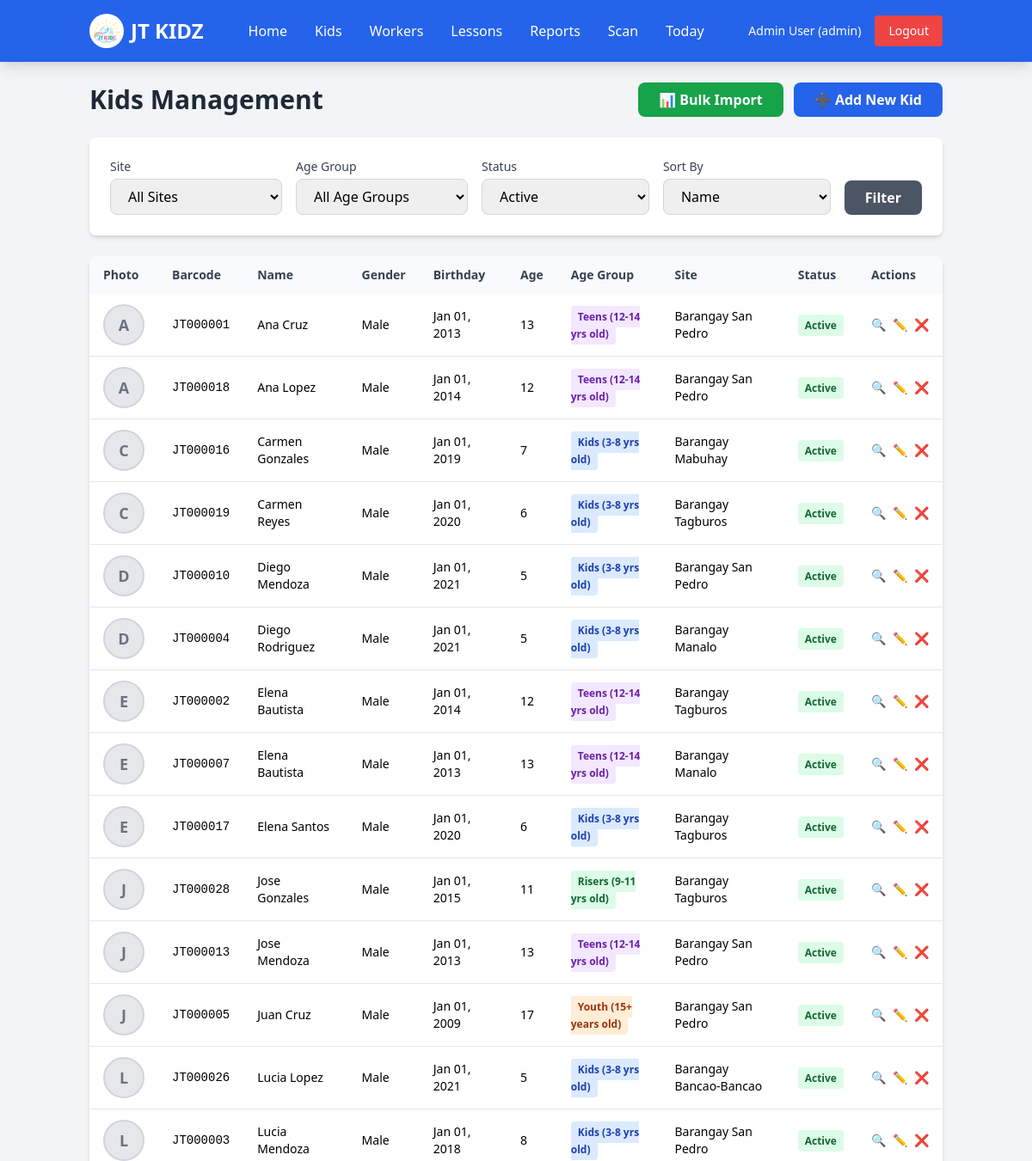
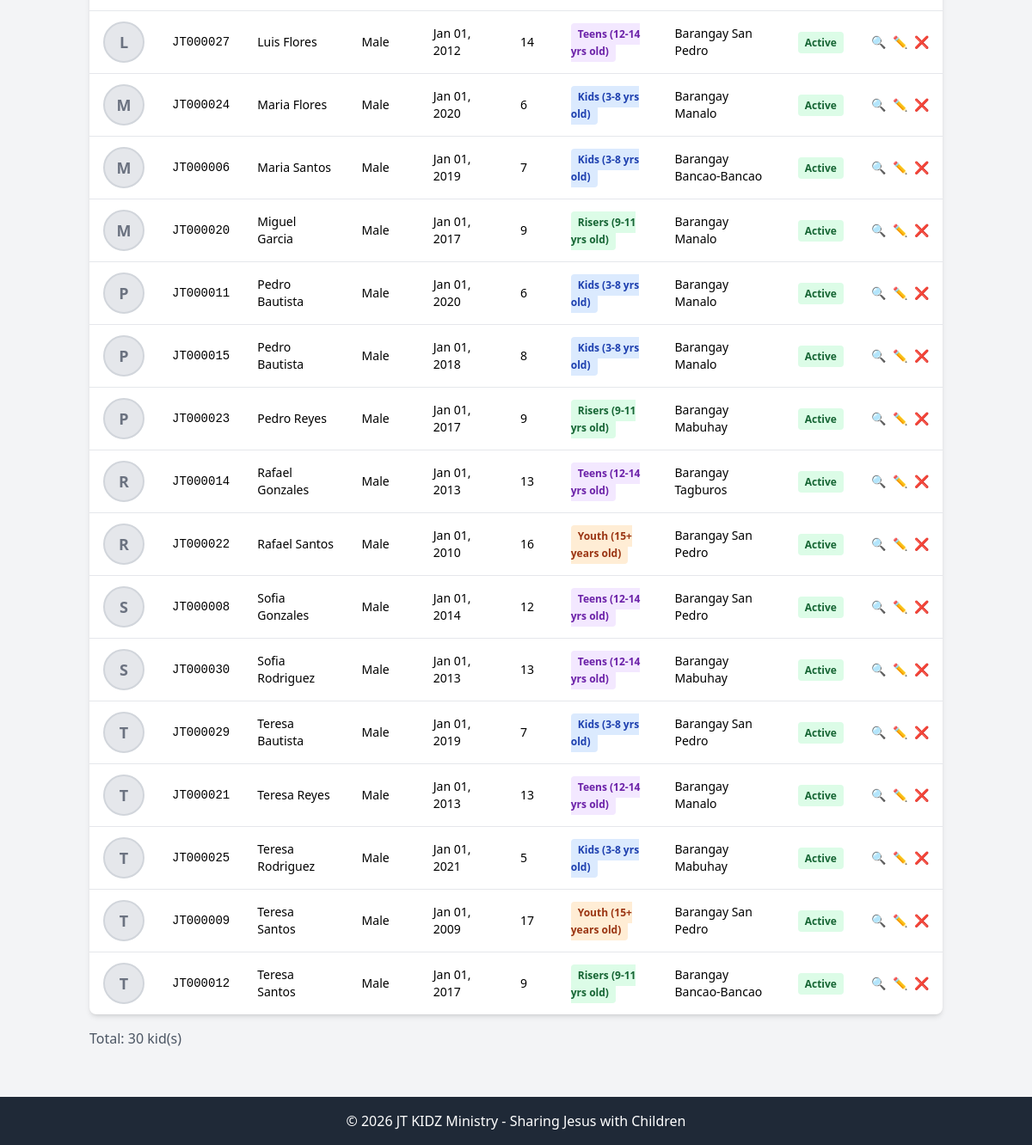
Page /kids/ (signed in) on the earlier database version (2 pictures, top to bottom).
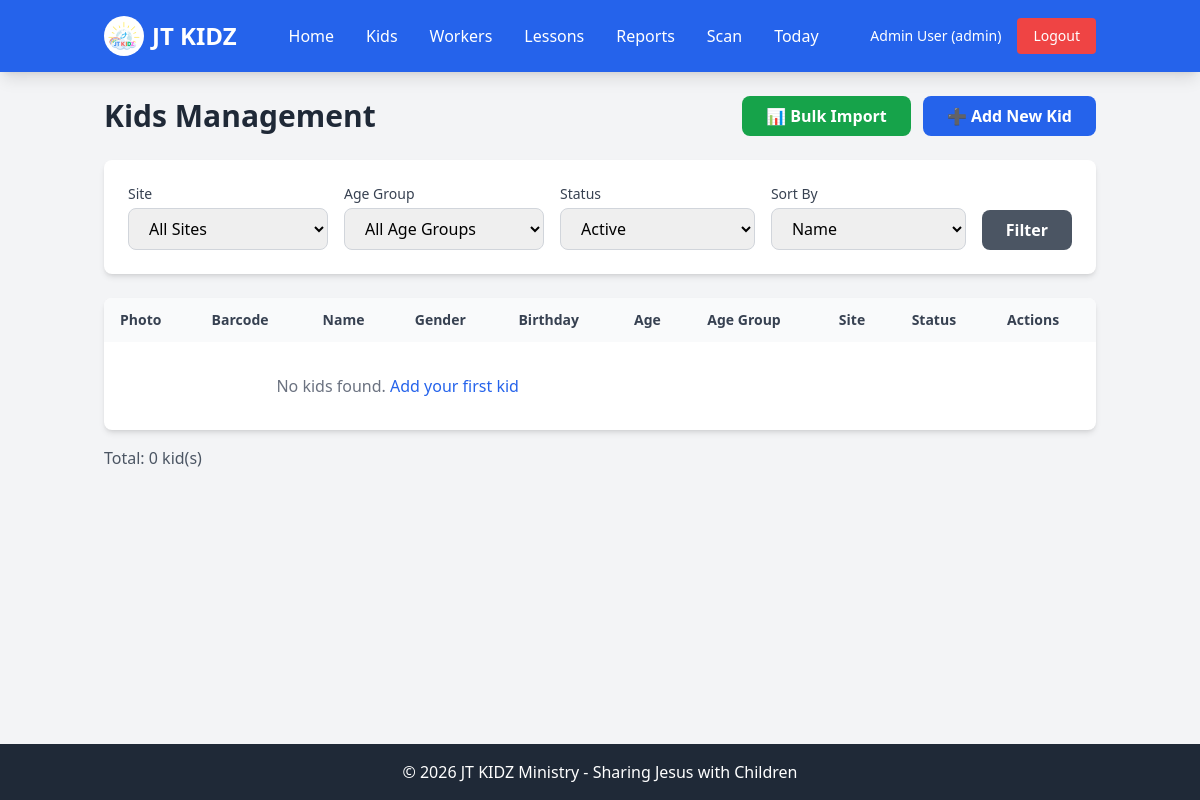
Same page on the later database version.
### models.py (models this page shows, shortened)
class User(db.Model):
    __tablename__ = 'users'
    id = db.Column(db.Integer, primary_key=True)
    name = db.Column(db.String(100), nullable=False)
    email = db.Column(db.String(120), unique=True, nullable=False)
    password = db.Column(db.String(255), nullable=False)
    role = db.Column(db.String(20), nullable=False, default='staff')  # 'admin' or 'staff'
    assigned_sites = db.Column(db.Text, nullable=True)  # JSON array of assigned sites for staff
    created_at = db.Column(db.DateTime, default=datetime.utcnow)

class Kid(db.Model):
    __tablename__ = 'kids'
    id = db.Column(db.Integer, primary_key=True)
    full_name = db.Column(db.String(100), nullable=False)
    birthday = db.Column(db.Date, nullable=True)  # New: Birthday field
    gender = db.Column(db.String(10), nullable=True)  # New: 'Male' or 'Female'
    profile_pic = db.Column(db.String(255), nullable=True)  # New: Profile picture filename
    site = db.Column(db.String(100), nullable=False)
    barcode = db.Column(db.String(50), unique=True, nullable=False)
    status = db.Column(db.String(20), nullable=False, default='active')  # 'active' or 'inactive'
    created_at = db.Column(db.DateTime, default=datetime.utcnow)
    attendance_records = db.relationship('Attendance', backref='kid', lazy=True)
    @property
    def age(self):
        if not self.birthday:
            return 0
        from datetime import date
        today = date.today()
        age = today.year - self.birthday.year
        if (today.month, today.day) < (self.birthday.month, self.birthday.day):
            age -= 1
        return age
    @property
    def age_group(self):
        current_age = self.age
        if 3 <= current_age <= 8:
            return 'Kids (3-8 yrs old)'
        elif 9 <= current_age <= 11:
            return 'Risers (9-11 yrs old)'
        elif 12 <= current_age <= 14:
            return 'Teens (12-14 yrs old)'
        elif current_age >= 15:
            return 'Youth (15+ years old)'
        else:
            return 'Other'

### blueprints/kids.py (the view)
@kids_bp.route('/')
@login_required
def list_kids():
    site_filter = request.args.get('site', '')
    status_filter = request.args.get('status', 'active')
    age_group_filter = request.args.get('age_group', '')
    sort_by = request.args.get('sort', 'name')  # New: sort parameter
    current_user = User.query.get(session['user_id'])
    query = Kid.query
    if current_user.role == 'staff':
        assigned_sites = current_user.get_assigned_sites()
        if assigned_sites:
            query = query.filter(Kid.site.in_(assigned_sites))
        else:
            query = query.filter(Kid.id == -1)
    if site_filter:
        query = query.filter_by(site=site_filter)
    if status_filter:
        query = query.filter_by(status=status_filter)
    kids = query.all()
    if age_group_filter == 'kids':
        kids = [k for k in kids if 3 <= k.age <= 8]
    elif age_group_filter == 'risers':
        kids = [k for k in kids if 9 <= k.age <= 11]
    elif age_group_filter == 'teens':
        kids = [k for k in kids if 12 <= k.age <= 13]
    elif age_group_filter == 'youth':
        kids = [k for k in kids if k.age >= 14]
    elif age_group_filter == 'other':
        kids = [k for k in kids if k.age < 3]
    if sort_by == 'barcode':
        kids = sorted(kids, key=lambda k: k.barcode)
    elif sort_by == 'gender':
        kids = sorted(kids, key=lambda k: (k.gender or 'ZZZ', k.full_name))  # Gender then name
    else:  # default: sort by name
        kids = sorted(kids, key=lambda k: k.full_name)
    if current_user.role == 'admin':
        sites = db.session.query(Kid.site).distinct().order_by(Kid.site).all()
    else:
        assigned_sites = current_user.get_assigned_sites()
        sites = [(s,) for s in assigned_sites]
    sites = [s[0] for s in sites]
    return render_template('kids_list.html', kids=kids, sites=sites,
                          current_site=site_filter, current_status=status_filter,
                          current_age_group=age_group_filter, current_sort=sort_by)

### app.py (called while the page is built)
@app.context_processor
def inject_user():
    return dict(
        current_user_name=session.get('user_name'),
        current_user_role=session.get('user_role')
    )

### blueprints/auth.py (called while the page is built)
def login_required(f):
    @wraps(f)
    def decorated_function(*args, **kwargs):
        if 'user_id' not in session:
            flash('Please log in to access this page.', 'warning')
            return redirect(url_for('auth.login'))
        return f(*args, **kwargs)
    return decorated_function

### templates/kids_list.html (shortened to what this page needs)
{% extends "base.html" %}
{% block content %}
<div class="mb-6">
    <div class="flex justify-between items-center">
        <h1 class="text-3xl font-bold text-gray-800">Kids Management</h1>
        <div class="flex space-x-3">
            <a href="{{ url_for('kids.bulk_import') }}" class="bg-green-600 hover:bg-green-700 text-white font-semibold py-2 px-6 rounded-lg">
                📊 Bulk Import
            </a>
            <a href="{{ url_for('kids.add_kid') }}" class="bg-blue-600 hover:bg-blue-700 text-white font-semibold py-2 px-6 rounded-lg">
                ➕ Add New Kid
            </a>
        </div>
    </div>
</div>
<div class="bg-white rounded-lg shadow-md p-6 mb-6">
    <form method="GET" class="flex flex-wrap gap-4">
        <div class="flex-1 min-w-[200px]">
            <label class="block text-sm font-medium text-gray-700 mb-1">Site</label>
            <select name="site" class="w-full px-4 py-2 border border-gray-300 rounded-lg focus:outline-none focus:ring-2 focus:ring-blue-500">
                <option value="">All Sites</option>
            </select>
        </div>
        <div class="flex-1 min-w-[200px]">
            <label class="block text-sm font-medium text-gray-700 mb-1">Age Group</label>
            <select name="age_group" class="w-full px-4 py-2 border border-gray-300 rounded-lg focus:outline-none focus:ring-2 focus:ring-blue-500">
                <option value="">All Age Groups</option>
            </select>
        </div>
        <div class="flex-1 min-w-[150px]">
            <label class="block text-sm font-medium text-gray-700 mb-1">Status</label>
            <select name="status" class="w-full px-4 py-2 border border-gray-300 rounded-lg focus:outline-none focus:ring-2 focus:ring-blue-500">
                <option value="active" {% if current_status == 'active' %}selected{% endif %}>Active</option>
            </select>
        </div>
        <div class="flex-1 min-w-[150px]">
            <label class="block text-sm font-medium text-gray-700 mb-1">Sort By</label>
            <select name="sort" class="w-full px-4 py-2 border border-gray-300 rounded-lg focus:outline-none focus:ring-2 focus:ring-blue-500">
                <option value="name" {% if current_sort == 'name' %}selected{% endif %}>Name</option>
            </select>
        </div>
        <div class="flex items-end">
            <button type="submit" class="bg-gray-600 hover:bg-gray-700 text-white font-semibold py-2 px-6 rounded-lg">
                Filter
            </button>
        </div>
    </form>
</div>
<div class="bg-white rounded-lg shadow-md overflow-hidden">
    <div class="overflow-x-auto">
        <table class="w-full">
            <thead class="bg-gray-50">
                <tr>
                    <th class="px-4 py-3 text-left text-sm font-semibold text-gray-700">Photo</th>
                    <th class="px-4 py-3 text-left text-sm font-semibold text-gray-700">Barcode</th>
                    <th class="px-4 py-3 text-left text-sm font-semibold text-gray-700">Name</th>
                    <th class="px-4 py-3 text-left text-sm font-semibold text-gray-700">Gender</th>
                    <th class="px-4 py-3 text-left text-sm font-semibold text-gray-700">Birthday</th>
                    <th class="px-4 py-3 text-left text-sm font-semibold text-gray-700">Age</th>
                    <th class="px-4 py-3 text-left text-sm font-semibold text-gray-700">Age Group</th>
                    <th class="px-4 py-3 text-left text-sm font-semibold text-gray-700">Site</th>
                    <th class="px-4 py-3 text-left text-sm font-semibold text-gray-700">Status</th>
                    <th class="px-4 py-3 text-left text-sm font-semibold text-gray-700">Actions</th>
                </tr>
            </thead>
            <tbody class="divide-y divide-gray-200">
                {% if kids %}
                    {% for kid in kids %}
                    <tr class="hover:bg-gray-50">
                        <td class="px-4 py-3">
                            {% if kid.profile_pic %}
                            <img src="{{ url_for('static', filename='img/profiles/' + kid.profile_pic) }}"
                                 alt="{{ kid.full_name }}"
                                 class="w-12 h-12 object-cover rounded-full border-2 border-gray-300">
                            {% else %}
                            <div class="w-12 h-12 bg-gray-200 rounded-full flex items-center justify-center border-2 border-gray-300">
                                <span class="text-gray-500 font-semibold text-lg">{{ kid.full_name[0] }}</span>
                            </div>
                            {% endif %}
                        </td>
                        <td class="px-4 py-3 text-sm font-mono">{{ kid.barcode }}</td>
                        <td class="px-4 py-3 text-sm font-medium">{{ kid.full_name }}</td>
                        <td class="px-4 py-3 text-sm">
                            {% if kid.gender %}
                            <span>{{ kid.gender }}</span>
                            {% else %}
                            <span class="text-gray-400">-</span>
                            {% endif %}
                        </td>
                        <td class="px-4 py-3 text-sm">
                            {% if kid.birthday %}
                            <span>{{ kid.birthday.strftime('%b %d, %Y') }}</span>
                            {% else %}
                            <span class="text-gray-400">-</span>
                            {% endif %}
                        </td>
                        <td class="px-4 py-3 text-sm">{{ kid.age }}</td>
                        <td class="px-4 py-3 text-sm">
                            <span class="{% if kid.age_group == 'Kids (3-8 yrs old)' %}bg-blue-100 text-blue-800{% elif kid.age_group == 'Risers (9-11 yrs old)' %}bg-green-100 text-green-800{% elif kid.age_group == 'Teens (12-14 yrs old)' %}bg-purple-100 text-purple-800{% elif kid.age_group == 'Youth (15+ years old)' %}bg-orange-100 text-orange-800{% else %}bg-gray-100 text-gray-800{% endif %} text-xs font-semibold px-2 py-1 rounded">
                                {{ kid.age_group }}
                            </span>
                        </td>
                        <td class="px-4 py-3 text-sm">{{ kid.site }}</td>
                        <td class="px-4 py-3 text-sm">
                            {% if kid.status == 'active' %}
                            <span class="bg-green-100 text-green-800 text-xs font-semibold px-2 py-1 rounded">Active</span>
                            {% else %}
                            <span class="bg-gray-100 text-gray-800 text-xs font-semibold px-2 py-1 rounded">Inactive</span>
                            {% endif %}
                        </td>
                        <td class="px-4 py-3 text-sm">
                            <div class="flex space-x-2">
                                <a href="{{ url_for('kids.view_barcode', kid_id=kid.id) }}" class="text-blue-600 hover:text-blue-800" title="View Barcode">🔍</a>
                                <a href="{{ url_for('kids.edit_kid', kid_id=kid.id) }}" class="text-yellow-600 hover:text-yellow-800" title="Edit">✏️</a>
                                {% if kid.status == 'active' %}
                                <a href="{{ url_for('kids.deactivate_kid', kid_id=kid.id) }}" class="text-red-600 hover:text-red-800" onclick="return confirm('Deactivate this kid?')" title="Deactivate">❌</a>
                                {% else %}
                                <a href="{{ url_for('kids.activate_kid', kid_id=kid.id) }}" class="text-green-600 hover:text-green-800" title="Activate">✅</a>
                                {% endif %}
                            </div>
                        </td>
                    </tr>
                    {% endfor %}
                {% else %}
                    <tr>
                        <td colspan="6" class="px-4 py-8 text-center text-gray-500">
                            No kids found. <a href="{{ url_for('kids.add_kid') }}" class="text-blue-600 hover:underline">Add your first kid</a>
                        </td>
                    </tr>
                {% endif %}
            </tbody>
        </table>
    </div>
</div>
<div class="mt-4 text-gray-600">
    <p>Total: {{ kids|length }} kid(s)</p>
</div>
{% endblock %}

### templates/base.html (shortened to what this page needs)
<!DOCTYPE html>
<html lang="en">
<head>
    <script src="https://cdn.tailwindcss.com"></script>
</head>
<body class="bg-gray-100">
    {% if current_user_name %}
    <nav class="bg-blue-600 text-white shadow-lg no-print">
        <div class="container mx-auto px-4">
            <div class="flex items-center justify-between py-4">
                <div class="flex items-center space-x-2">
                    <a href="{{ url_for('dashboard') }}" class="flex items-center space-x-2">
                        <img src="{{ url_for('static', filename='img/logo.png') }}" alt="JT KIDZ Logo" class="h-10 w-10 rounded-full bg-white p-1" onerror="this.style.display='none'">
                        <span class="text-xl md:text-2xl font-bold">JT KIDZ</span>
                    </a>
                </div>
                <div class="hidden md:flex items-center space-x-4">
                    <a href="{{ url_for('dashboard') }}" class="hover:text-blue-200 px-2 py-1">Home</a>
                    {% if current_user_role == 'admin' %}
                    <a href="{{ url_for('kids.list_kids') }}" class="hover:text-blue-200 px-2 py-1">Kids</a>
                    <a href="{{ url_for('users.list_users') }}" class="hover:text-blue-200 px-2 py-1">Workers</a>
                    <a href="{{ url_for('lessons.manage_lessons') }}" class="hover:text-blue-200 px-2 py-1">Lessons</a>
                    <a href="{{ url_for('reports.lesson_report') }}" class="hover:text-blue-200 px-2 py-1">Reports</a>
                    {% else %}
                    <a href="{{ url_for('kids.list_kids') }}" class="hover:text-blue-200 px-2 py-1">Kids</a>
                    {% endif %}
                    <a href="{{ url_for('attendance.scan_page') }}" class="hover:text-blue-200 px-2 py-1">Scan</a>
                    <a href="{{ url_for('attendance.today_attendance') }}" class="hover:text-blue-200 px-2 py-1">Today</a>
                </div>
                <div class="hidden md:flex items-center space-x-4">
                    <span class="text-sm">{{ current_user_name }} ({{ current_user_role }})</span>
                    <a href="{{ url_for('auth.logout') }}" class="bg-red-500 hover:bg-red-600 px-4 py-2 rounded text-sm">Logout</a>
                </div>
            </div>
        </div>
    </nav>
    {% endif %}
    <div class="content-wrapper">
        <div class="container mx-auto px-4 py-6">
            {% block content %}{% endblock %}
        </div>
    </div>
    <footer class="bg-gray-800 text-white text-center py-4 mt-8 no-print">
        <p class="text-sm md:text-base">&copy; 2026 JT KIDZ Ministry - Sharing Jesus with Children</p>
    </footer>
</body>
</html>

### templates/base.html (style rules this page uses)
html, body { height: 100%; }
body { display: flex; flex-direction: column; }
.content-wrapper { flex: 1 0 auto; }
footer { flex-shrink: 0; }

Differences in the rows shown:
removed Kid: full_name "A", barcode "JT000001", full_name "Ana Cruz", gender "Male", birthday "Jan 01, 2013", age "13", age_group "Teens (12-14 yrs old)", site "Barangay San Pedro", status "Active"
removed Kid: full_name "A", barcode "JT000018", full_name "Ana Lopez", gender "Male", birthday "Jan 01, 2014", age "12", age_group "Teens (12-14 yrs old)", site "Barangay San Pedro", status "Active"
removed Kid: full_name "C", barcode "JT000016", full_name "Carmen Gonzales", gender "Male", birthday "Jan 01, 2019", age "7", age_group "Kids (3-8 yrs old)", site "Barangay Mabuhay", status "Active"
removed Kid: full_name "C", barcode "JT000019", full_name "Carmen Reyes", gender "Male", birthday "Jan 01, 2020", age "6", age_group "Kids (3-8 yrs old)", site "Barangay Tagburos", status "Active"
removed Kid: full_name "D", barcode "JT000010", full_name "Diego Mendoza", gender "Male", birthday "Jan 01, 2021", age "5", age_group "Kids (3-8 yrs old)", site "Barangay San Pedro", status "Active"
removed Kid: full_name "D", barcode "JT000004", full_name "Diego Rodriguez", gender "Male", birthday "Jan 01, 2021", age "5", age_group "Kids (3-8 yrs old)", site "Barangay Manalo", status "Active"
removed Kid: full_name "E", barcode "JT000002", full_name "Elena Bautista", gender "Male", birthday "Jan 01, 2014", age "12", age_group "Teens (12-14 yrs old)", site "Barangay Tagburos", status "Active"
removed Kid: full_name "E", barcode "JT000007", full_name "Elena Bautista", gender "Male", birthday "Jan 01, 2013", age "13", age_group "Teens (12-14 yrs old)", site "Barangay Manalo", status "Active"
removed Kid: full_name "E", barcode "JT000017", full_name "Elena Santos", gender "Male", birthday "Jan 01, 2020", age "6", age_group "Kids (3-8 yrs old)", site "Barangay Tagburos", status "Active"
removed Kid: full_name "J", barcode "JT000028", full_name "Jose Gonzales", gender "Male", birthday "Jan 01, 2015", age "11", age_group "Risers (9-11 yrs old)", site "Barangay Tagburos", status "Active"
removed Kid: full_name "J", barcode "JT000013", full_name "Jose Mendoza", gender "Male", birthday "Jan 01, 2013", age "13", age_group "Teens (12-14 yrs old)", site "Barangay San Pedro", status "Active"
removed Kid: full_name "J", barcode "JT000005", full_name "Juan Cruz", gender "Male", birthday "Jan 01, 2009", age "17", age_group "Youth (15+ years old)", site "Barangay San Pedro", status "Active"
removed Kid: full_name "L", barcode "JT000026", full_name "Lucia Lopez", gender "Male", birthday "Jan 01, 2021", age "5", age_group "Kids (3-8 yrs old)", site "Barangay Bancao-Bancao", status "Active"
removed Kid: full_name "L", barcode "JT000003", full_name "Lucia Mendoza", gender "Male", birthday "Jan 01, 2018", age "8", age_group "Kids (3-8 yrs old)", site "Barangay San Pedro", status "Active"
removed Kid: full_name "L", barcode "JT000027", full_name "Luis Flores", gender "Male", birthday "Jan 01, 2012", age "14", age_group "Teens (12-14 yrs old)", site "Barangay San Pedro", status "Active"
removed Kid: full_name "M", barcode "JT000024", full_name "Maria Flores", gender "Male", birthday "Jan 01, 2020", age "6", age_group "Kids (3-8 yrs old)", site "Barangay Manalo", status "Active"
removed Kid: full_name "M", barcode "JT000006", full_name "Maria Santos", gender "Male", birthday "Jan 01, 2019", age "7", age_group "Kids (3-8 yrs old)", site "Barangay Bancao-Bancao", status "Active"
removed Kid: full_name "M", barcode "JT000020", full_name "Miguel Garcia", gender "Male", birthday "Jan 01, 2017", age "9", age_group "Risers (9-11 yrs old)", site "Barangay Manalo", status "Active"
removed Kid: full_name "P", barcode "JT000011", full_name "Pedro Bautista", gender "Male", birthday "Jan 01, 2020", age "6", age_group "Kids (3-8 yrs old)", site "Barangay Manalo", status "Active"
removed Kid: full_name "P", barcode "JT000015", full_name "Pedro Bautista", gender "Male", birthday "Jan 01, 2018", age "8", age_group "Kids (3-8 yrs old)", site "Barangay Manalo", status "Active"
removed Kid: full_name "P", barcode "JT000023", full_name "Pedro Reyes", gender "Male", birthday "Jan 01, 2017", age "9", age_group "Risers (9-11 yrs old)", site "Barangay Mabuhay", status "Active"
removed Kid: full_name "R", barcode "JT000014", full_name "Rafael Gonzales", gender "Male", birthday "Jan 01, 2013", age "13", age_group "Teens (12-14 yrs old)", site "Barangay Tagburos", status "Active"
removed Kid: full_name "R", barcode "JT000022", full_name "Rafael Santos", gender "Male", birthday "Jan 01, 2010", age "16", age_group "Youth (15+ years old)", site "Barangay San Pedro", status "Active"
removed Kid: full_name "S", barcode "JT000008", full_name "Sofia Gonzales", gender "Male", birthday "Jan 01, 2014", age "12", age_group "Teens (12-14 yrs old)", site "Barangay San Pedro", status "Active"
removed Kid: full_name "S", barcode "JT000030", full_name "Sofia Rodriguez", gender "Male", birthday "Jan 01, 2013", age "13", age_group "Teens (12-14 yrs old)", site "Barangay Mabuhay", status "Active"
removed Kid: full_name "T", barcode "JT000029", full_name "Teresa Bautista", gender "Male", birthday "Jan 01, 2019", age "7", age_group "Kids (3-8 yrs old)", site "Barangay San Pedro", status "Active"
removed Kid: full_name "T", barcode "JT000021", full_name "Teresa Reyes", gender "Male", birthday "Jan 01, 2013", age "13", age_group "Teens (12-14 yrs old)", site "Barangay Manalo", status "Active"
removed Kid: full_name "T", barcode "JT000025", full_name "Teresa Rodriguez", gender "Male", birthday "Jan 01, 2021", age "5", age_group "Kids (3-8 yrs old)", site "Barangay Mabuhay", status "Active"
removed Kid: full_name "T", barcode "JT000009", full_name "Teresa Santos", gender "Male", birthday "Jan 01, 2009", age "17", age_group "Youth (15+ years old)", site "Barangay San Pedro", status "Active"
removed Kid: full_name "T", barcode "JT000012", full_name "Teresa Santos", gender "Male", birthday "Jan 01, 2017", age "9", age_group "Risers (9-11 yrs old)", site "Barangay Bancao-Bancao", status "Active"
Other differences:
{{ kids|length }}: "30" → "0"
text now shown: "No kids found. Add your first kid"
